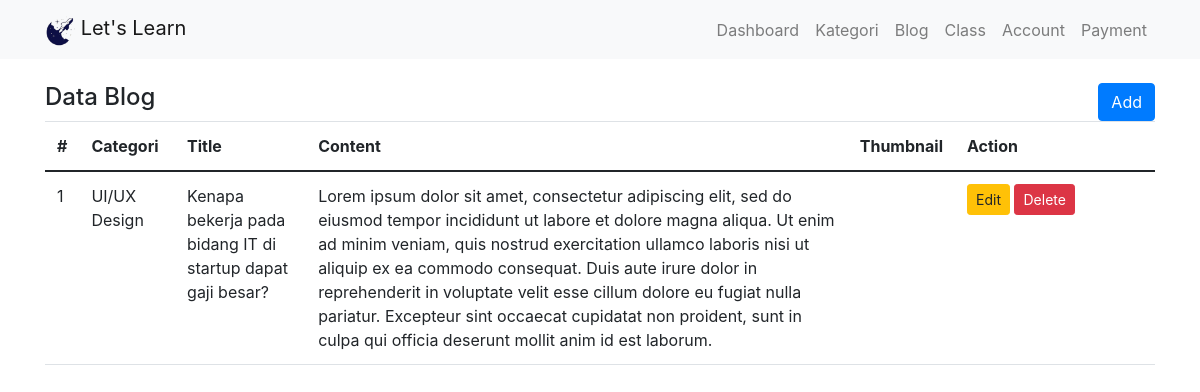
Page /admin/index.php?page=blog on the committed database.
### tables this page shows
CREATE TABLE `blog` (
  `id_blog` int(255) NOT NULL,
  `id_kategori` int(255) NOT NULL,
  `judul` varchar(255) NOT NULL,
  `content` text NOT NULL,
  `thumbnail` varchar(255) NOT NULL
);

CREATE TABLE `kategori` (
  `id_kategori` int(255) NOT NULL,
  `kategori` text NOT NULL
);

### admin/blog/index.php (the view, shortened to what this page needs)
<div class="row">
    <div class="col-md-12">
        <div class="d-flex justify-content-between">
            <h4>Data Blog</h4>
            <a href="index.php?page=blog_create" class="btn btn-primary">Add</a>
        </div>
        <div class="table-responsive">
            <table class="table">
                <thead>
                    <tr>
                        <th>#</th>
                        <th>Categori</th>
                        <th>Title</th>
                        <th>Content</th>
                        <th>Thumbnail</th>
                        <th>Action</th>
                    </tr>
                </thead>
                <tbody>
                    <?php
                    $query = mysqli_query($koneksi, "SELECT * FROM blog JOIN kategori on blog.id_kategori = kategori.id_kategori");
                    $no = 1;
                    foreach($query as $data){
                    ?>
                    <tr>
                        <td><?= $no++ ?></td>
                        <td><?= $data['kategori'] ?></td>
                        <td><?= $data['judul'] ?></td>
                        <td><?= $data['content'] ?></td>
                        <td>
                        </td>
                        <td width="200">
                            <div class="btn-group">
                                <a href="index.php?page=blog_edit&id=<?= $data['id_blog'] ?>" class="btn btn-sm btn-warning">Edit</a>
                            </div>
                            <a href="index.php?page=blog_delete&id=<?= $data['id_blog'] ?>" class="btn btn-sm btn-danger" onclick="return confirm('Apakah anda yakin?')">Delete</a>
                        </td>
                    </tr>
                    <?php
                    }
                    ?>
                </tbody>
            </table>
        </div>
    </div>
</div>

### rows in the picture
blog: id_kategori.kategori "UI/UX Design", judul "Kenapa bekerja pada bidang IT di startup dapat gaji besar?", content "Lorem ipsum dolor sit amet, consectetur adipiscing elit, sed do eiusmod tempor incididunt ut labore et dolore magna aliqua. Ut enim ad minim veniam, quis nostrud exercitation ullamco laboris nisi ut aliquip ex ea commodo consequat. Duis aute irure dolor in reprehenderit in voluptate velit esse cillum dolore eu fugiat nulla pariatur. Excepteur sint occaecat cupidatat non proident, sunt in culpa qui officia deserunt mollit anim id est laborum."
